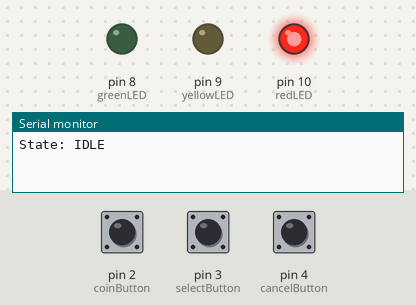
Bench run of a sketch on a simulated Arduino Uno, built with avr-gcc and run on an emulated ATmega328P. Shown: output pins drawn as LEDs (lit = HIGH), the last lines printed to the serial monitor. The inputs (shaded band) are chosen by the test bench; at power-on: pin 2 (coinButton) HIGH, pin 3 (selectButton) HIGH, pin 4 (cancelButton) HIGH.

Above: at 1.2 s.
1.3 s: pin 2 (coinButton) pulled LOW for 0.15 s
At 1.9 s:
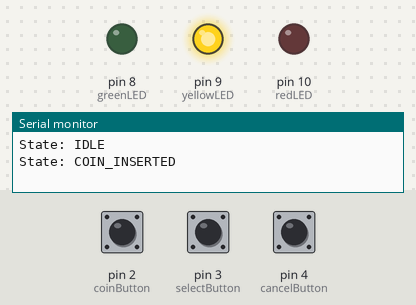
2.9 s: pin 3 (selectButton) pulled LOW for 0.15 s
At 4.5 s:
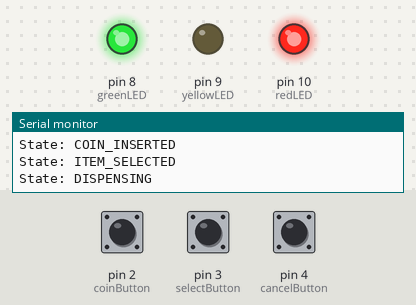
6.0 s: pin 2 (coinButton) pulled LOW for 1 s
At 6.8 s:
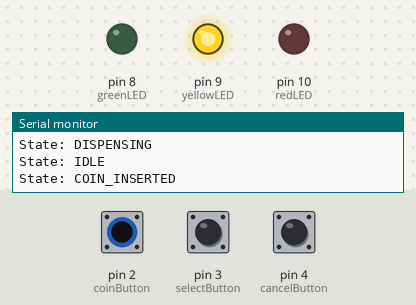
8.5 s: pin 3 (selectButton) pulled LOW for 1 s
At 8.65 s:
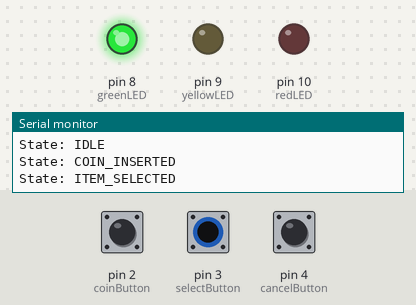
Timing chart, 0 to 13.3 s (numbered marks = the images above; inputs shaded):
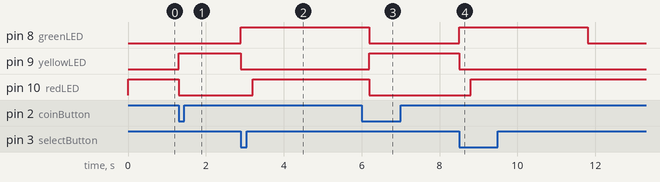

The sketch:

state_machine.ino
```cpp
/*
==============================
VENDING MACHINE STATE DIAGRAM
==============================

IDLE
 |
 | Insert Coin
 V
COIN_INSERTED
 |
 | Select Item
 V
ITEM_SELECTED
 |
 | Dispense
 V
DISPENSING
 |
 | Complete
 V
IDLE

Cancel returns to IDLE.
*/

const int redLED = 10;
const int yellowLED = 9;
const int greenLED = 8;

const int coinButton = 2;
const int selectButton = 3;
const int cancelButton = 4;

enum State {
  IDLE,
  COIN_INSERTED,
  ITEM_SELECTED,
  DISPENSING
};

State currentState = IDLE;

void updateLEDs() {

  digitalWrite(redLED, LOW);
  digitalWrite(yellowLED, LOW);
  digitalWrite(greenLED, LOW);

  switch(currentState) {

    case IDLE:
      digitalWrite(redLED, HIGH);
      break;

    case COIN_INSERTED:
      digitalWrite(yellowLED, HIGH);
      break;

    case ITEM_SELECTED:
      digitalWrite(greenLED, HIGH);
      break;

    case DISPENSING:
      digitalWrite(redLED, HIGH);
      digitalWrite(greenLED, HIGH);
      break;
  }
}

void printState() {

  switch(currentState) {

    case IDLE:
      Serial.println("State: IDLE");
      break;

    case COIN_INSERTED:
      Serial.println("State: COIN_INSERTED");
      break;

    case ITEM_SELECTED:
      Serial.println("State: ITEM_SELECTED");
      break;

    case DISPENSING:
      Serial.println("State: DISPENSING");
      break;
  }
}

void setup() {

  pinMode(redLED, OUTPUT);
  pinMode(yellowLED, OUTPUT);
  pinMode(greenLED, OUTPUT);

  pinMode(coinButton, INPUT_PULLUP);
  pinMode(selectButton, INPUT_PULLUP);
  pinMode(cancelButton, INPUT_PULLUP);

  Serial.begin(9600);

  updateLEDs();
  printState();
}

void loop() {

  if (digitalRead(cancelButton) == LOW) {

    currentState = IDLE;
    updateLEDs();
    printState();
    delay(300);

  }

  switch(currentState) {

    case IDLE:

      if (digitalRead(coinButton) == LOW) {

        currentState = COIN_INSERTED;

        updateLEDs();
        printState();

        delay(300);
      }

      break;

    case COIN_INSERTED:

      if (digitalRead(selectButton) == LOW) {

        currentState = ITEM_SELECTED;

        updateLEDs();
        printState();

        delay(300);
      }

      break;

    case ITEM_SELECTED:

      currentState = DISPENSING;

      updateLEDs();
      printState();

      delay(3000);

      currentState = IDLE;

      updateLEDs();
      printState();

      break;

    case DISPENSING:
      break;
  }

}
```

Measured:
- after the input at 1.3 s, pin 9 (yellowLED): LOW → HIGH at once; pin 10 (redLED): HIGH → LOW at once
- after the input at 2.9 s, pin 8 (greenLED): LOW → HIGH at once; pin 9 (yellowLED): HIGH → LOW at once; pin 10 (redLED): LOW → HIGH after 0.30 s
- after the input at 6.0 s, pin 9 (yellowLED): LOW → HIGH after 0.20 s; pin 10 (redLED): HIGH → LOW after 0.20 s
- after the input at 8.5 s, pin 8 (greenLED): LOW → HIGH at once, → LOW 3.3 s later; pin 9 (yellowLED): HIGH → LOW at once; pin 10 (redLED): LOW → HIGH after 0.30 s
